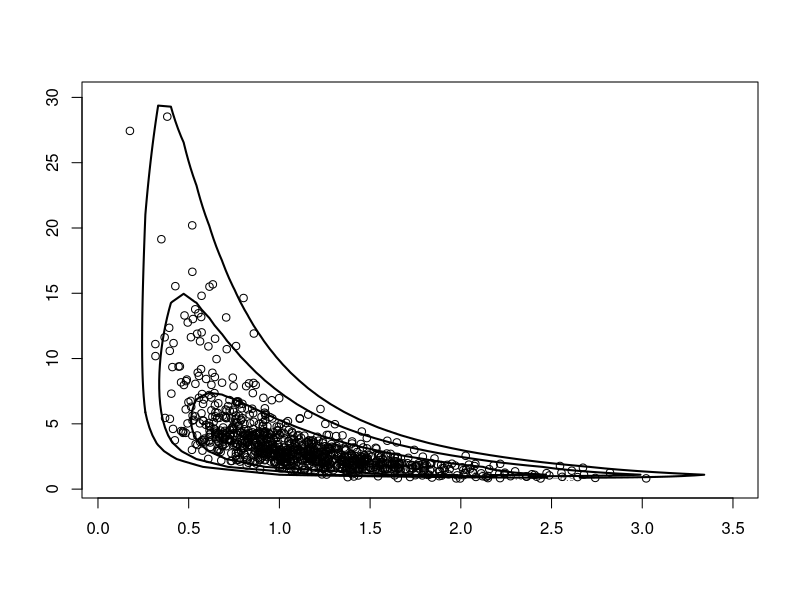
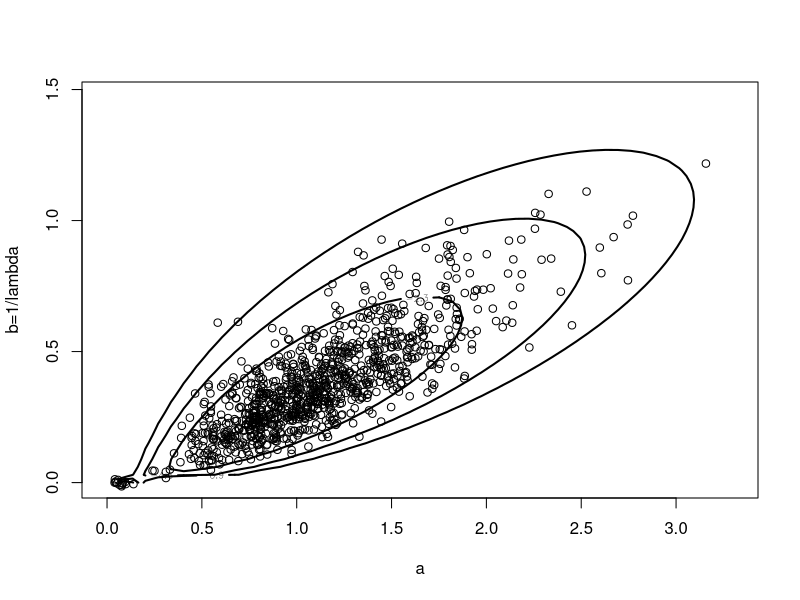
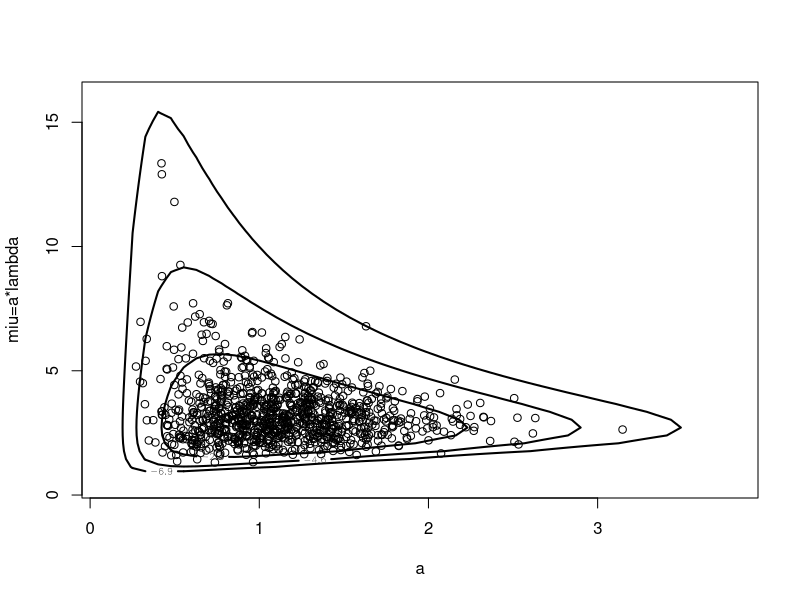
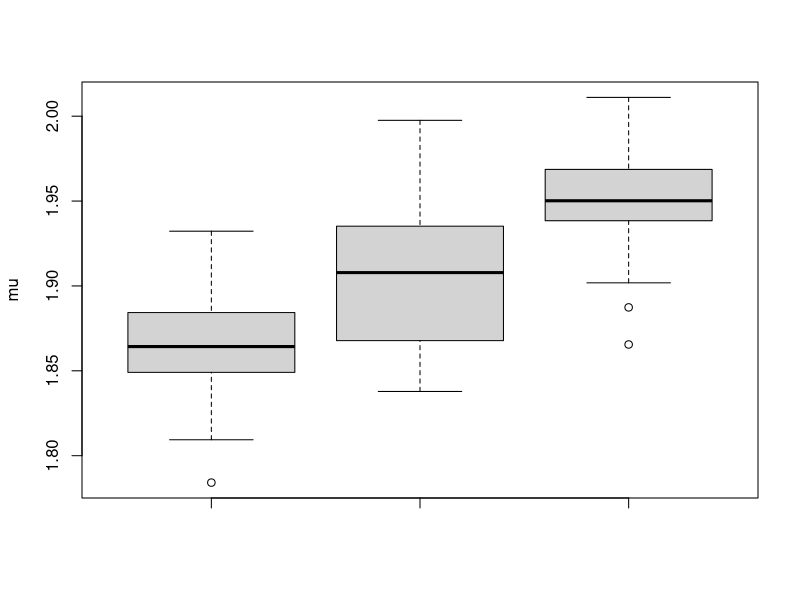
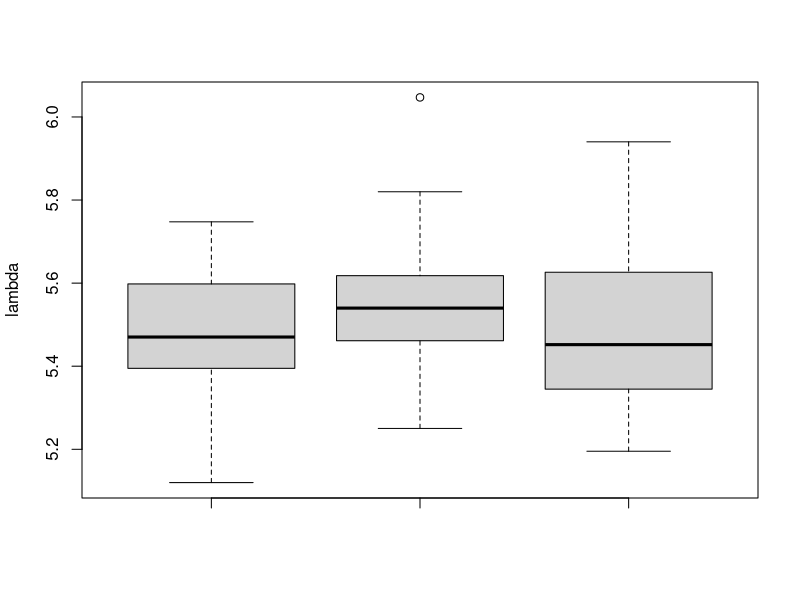
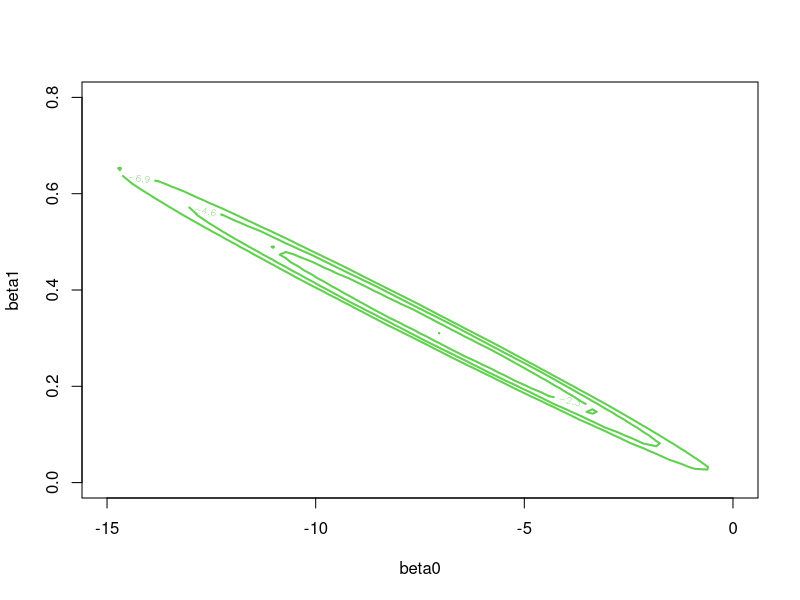
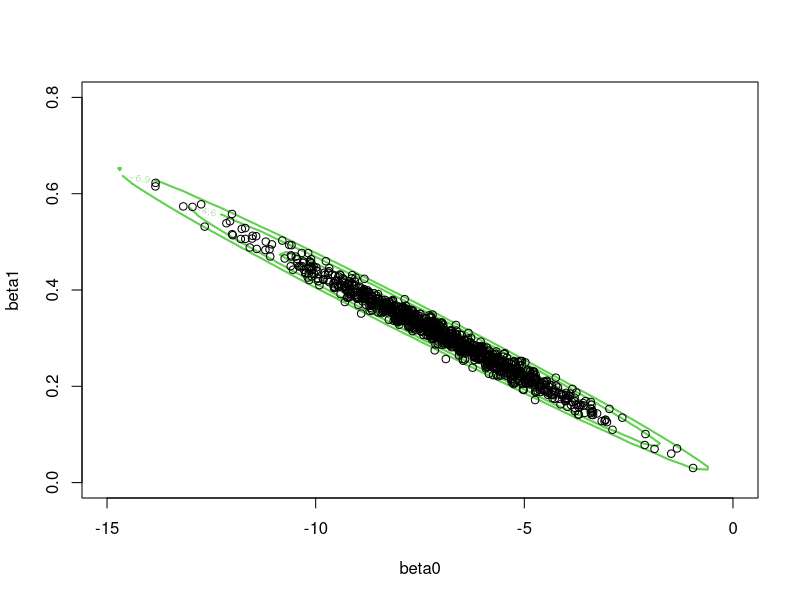

These charts were generated, in order, by the following R code:
## ---- chunk 1
#4.7
#a
rm(list=ls())
library(LearnBayes)
y=c(12.2,.9,.8,5.3,2,1.2,1.2,1,.3,1.8,3.1,2.8)
gamma.sampling.post=function(theta,y)sum(dgamma(y,shape=theta[1],scale=theta[2],log=TRUE))
mycontour(gamma.sampling.post,c(0.05,3.5,0.5,30), y)
s=simcontour(gamma.sampling.post,c(0.05,3.5,0.5,30),y,1000)
points(s)
## ---- chunk 2
quantile(s$x*s$y,c(.05,.95))
## ---- chunk 3
#b
n=length(y)
gamma.sampling.post_1=function(theta_1,y)
{
  a=theta_1[1]
  b=theta_1[2]
  (a*n-2)*log(b)-n*log(gamma(a))+(a-1)*sum(log(y))-b*sum(y)
}
mycontour(gamma.sampling.post_1,c(0.000001,3.3,0.000001,1.47), y,xlab="a",ylab="b=1/lambda")
s1=simcontour(gamma.sampling.post_1,c(0.000001,3.3,0.000001,1.47),y,1000)
points(s1)
## ---- chunk 4
miu_1=s1$x/s1$y
quantile(miu_1,c(.05,.95))
## ---- chunk 5
#c
n=length(y)
gamma.sampling.post_2=function(theta_2,y)
{
  a=theta_2[1]
  miu_2=theta_2[2]
  -a*n*log(miu_2)+(a*n-1)*log(a)-n*log(gamma(a))+(a-1)*sum(log(y))-a*sum(y)/miu_2
}
mycontour(gamma.sampling.post_2,c(0.1,3.8,0.5,16), y,xlab="a",ylab="miu=a*lambda")
s2=simcontour(gamma.sampling.post_2,c(0.1,3.8,0.5,16),y,1000)
points(s2)
## ---- chunk 6
miu_2=s2$y
quantile(miu_2,c(.05,.95))
## ---- chunk 7
e1_u=numeric(50)  # a)题方法区间上界
e1_l=numeric(50)   # a)题方法区间下界
e2_u=numeric(50)  # b)题方法区间上界
e2_l=numeric(50)   # b)题方法区间下界
e3_u=numeric(50)   # c)题方法区间上界
e3_l=numeric(50)    # c)题方法区间下界
for(i in 1:50)
{
  s1=simcontour(gamma.sampling.post,c(0.05,3.5,0.5,30),y,1000)
  miu1=s1$x*s1$y
  e1=quantile(miu1,c(.05,.95))
  e1_u[i]=e1[1]
  e1_l[i]=e1[2]
  s2=simcontour(gamma.sampling.post_1,c(0.000001,3.3,0.000001,1.47),y,1000)
  miu2=s2$x/s2$y
  e2=quantile(miu2,c(.05,.95))
  e2_u[i]=e2[1]
  e2_l[i]=e2[2]
  s3=simcontour(gamma.sampling.post_2,c(0.1,3.8,0.5,16),y,1000)
  miu3=s3$y
  e3=quantile(miu3,c(.05,.95))
  e3_u[i]=e3[1]
  e3_l[i]=e3[2]
}
boxplot(e1_u,e2_u,e3_u,ylab="mu")
## ---- chunk 8
boxplot(e1_l,e2_l,e3_l,ylab="lambda")
## ---- chunk 9
rm(list=ls())
#########################4.8
#a
y=c(0,0,6,12,7,9,3)
n=c(2,7,14,26,13,14,3)
x=c(16,18,20,22,24,26,28)
data = cbind(x, n, y)
response = cbind(y, n - y)
results = glm(response ~ x, family = binomial)
summary(results)
## ---- chunk 10
library(LearnBayes)
beta.select(list(p=.25,x=.15),list(p=.75,x=.35))
## ---- chunk 11
beta.select(list(p=.25,x=.75),list(p=.75,x=.95))
## ---- chunk 12
#b

prior=rbind(c(18,8.51,2.21),c(26,5.12,4.25))
data.new=rbind(data, prior)
mycontour(logisticpost,c(-15,0,0,0.8),data.new,xlab="beta0",ylab="beta1",col=3)

## ---- chunk 13
#c
prior=rbind(c(18,8.51,2.21),c(26,5.12,4.25))
data.new=rbind(data, prior)
mycontour(logisticpost,c(-15,0,0,0.8),data.new,xlab="beta0",ylab="beta1",col=3)
s0=simcontour(logisticpost,c(-15,0,0,0.8),data.new,1000)
points(s0)
## ---- chunk 14
#d
p=1-(1/(exp(s0$x+s0$y*20)+1))
quantile(p,c(.05,.95))
## ---- chunk 15
